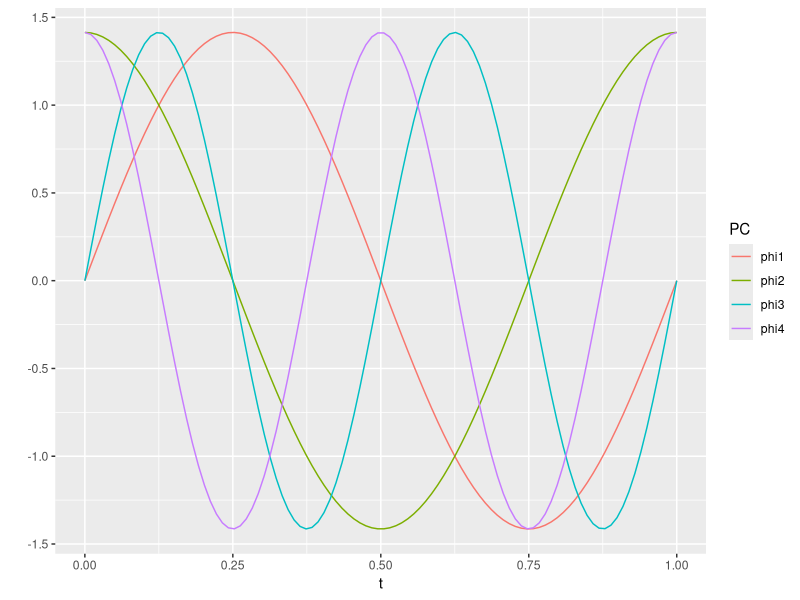
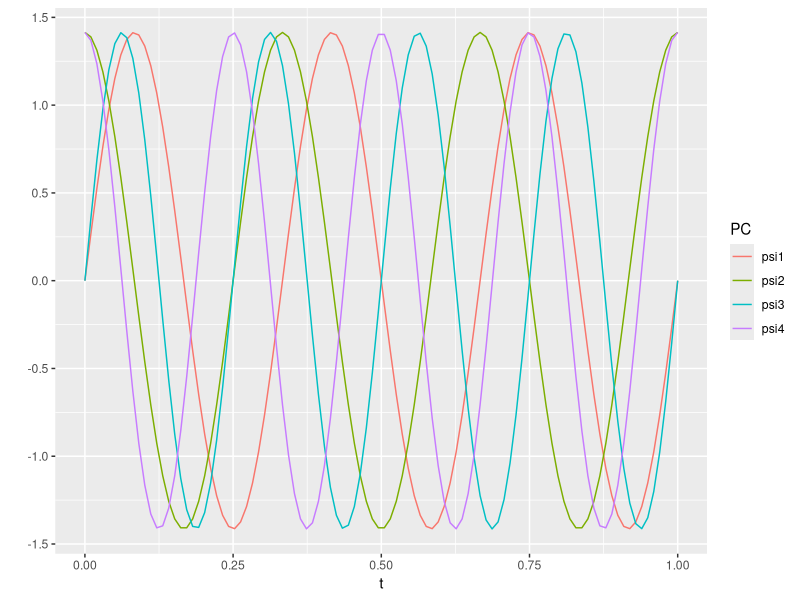
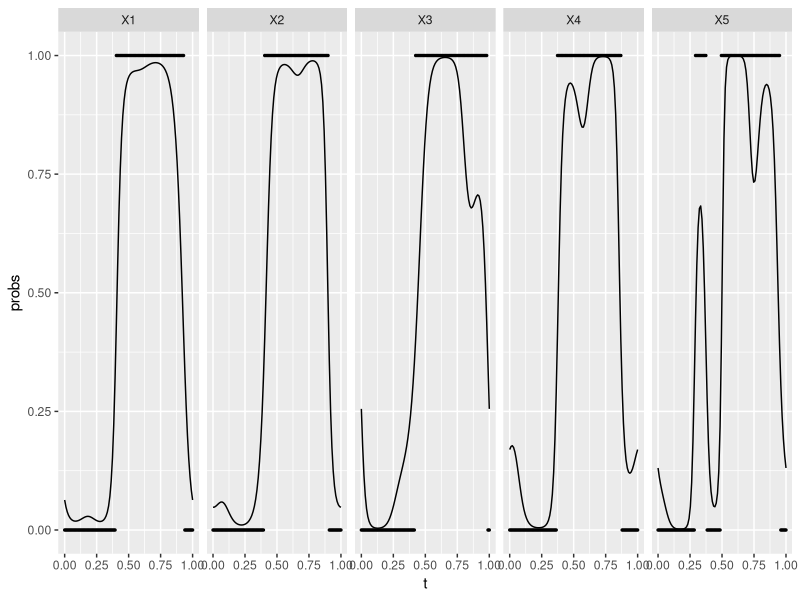
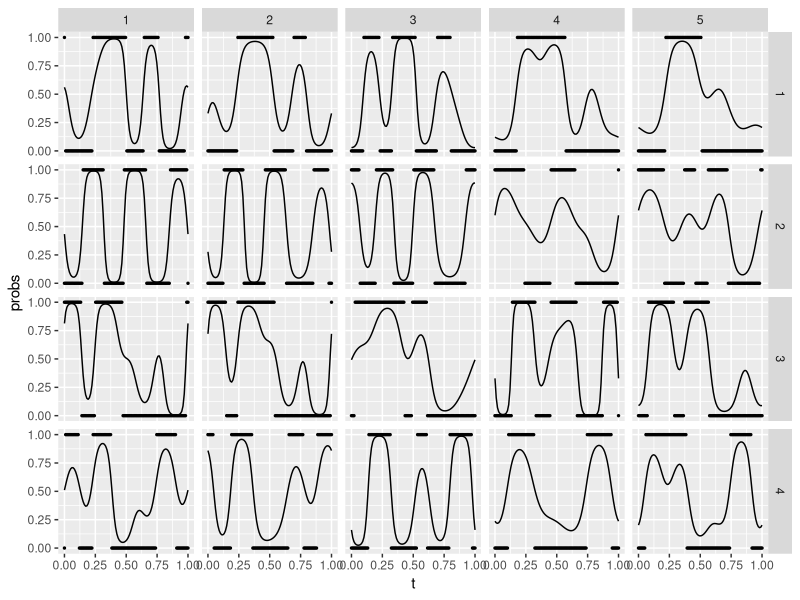

Source code (R) for these figures, in order: (Note: this script raises an error after producing the figures.)
## ---- chunk 1
knitr::opts_chunk$set(echo = TRUE)

set.seed(618)

library(tidyverse)
library(here)
# source(here("Code/gmfpca.R"))
theme_minimal()
## ---- chunk 2
J <- 5
K <- 100
t_vec <- seq(0, 1, length.out = K)
L <- M <- 4
## ---- chunk 3
# level 1 eigenfunctions:
phi_mat <- matrix(NA, nrow = K, ncol = L)
phi_mat[, 1] <- sqrt(2)*sin(2*pi*t_vec)
phi_mat[, 2] <- sqrt(2)*cos(2*pi*t_vec)
phi_mat[, 3] <- sqrt(2)*sin(4*pi*t_vec)
phi_mat[, 4] <- sqrt(2)*cos(4*pi*t_vec)

colnames(phi_mat) <- paste0("phi", 1:L)

phi_mat %>% data.frame() %>%
  mutate(t=t_vec) %>%
  pivot_longer(starts_with("phi")) %>%
  ggplot()+
  geom_line(aes(x=t, y=value, col=name))+
  labs(x="t", y="", col = "PC")

lambda <- 0.5^((1:L)-1)
## ---- chunk 4
# level 2 eigenfunctions:
psi_mat <- matrix(NA, nrow = K, ncol = M)
psi_mat[, 1] <- sqrt(2)*sin(6*pi*t_vec)
psi_mat[, 2] <- sqrt(2)*cos(6*pi*t_vec)
psi_mat[, 3] <- sqrt(2)*sin(8*pi*t_vec)
psi_mat[, 4] <- sqrt(2)*cos(8*pi*t_vec)

colnames(psi_mat) <- paste0("psi", 1:M)

psi_mat %>% data.frame() %>%
  mutate(t=t_vec) %>%
  pivot_longer(starts_with("psi")) %>%
  ggplot()+
  geom_line(aes(x=t, y=value, col=name))+
  labs(x="t", y="", col = "PC")

gamma <- 0.5^((1:M)-1)
## ---- chunk 5
# level 1 score (subject)
xi <- sapply(lambda, function(x){rnorm(1, mean=0, sd = sqrt(x))})
# level 1 random effects
# phi_mat%*%xi


# level 2 score (subject-visit level)
zeta <- sapply(gamma, function(x){rnorm(J, mean=0, sd = sqrt(x))})

# latent function
eta <- 0 + apply(psi_mat %*% t(zeta), 2, function(x){x+phi_mat %*% xi})
## ---- chunk 6
eta %>% data.frame() %>% 
  mutate(t = t_vec) %>%
  pivot_longer(starts_with("X"), names_to = "visit") %>% 
  mutate(probs = plogis(value)) %>%
  mutate(Y = rbernoulli(1, probs)) %>%
  mutate(Y = as.numeric(Y)) %>%
  ggplot()+
  geom_line(aes(x=t, y=probs))+
  geom_point(aes(x=t, y=Y), size = 0.5)+
  facet_wrap(~visit, nrow = 1)

## ---- chunk 7
NI<- 100 # sample size
df_full <- expand.grid(id=1:NI, visit = 1:J, t=t_vec) %>% arrange(id, visit, t)
df_full$eta <- NA

for(i in 1:NI){
  # level 1 score (subject)
  xi <- sapply(lambda, function(x){rnorm(1, mean=0, sd = sqrt(x))})
  # level 2 score (subject-visit level)
  zeta <- sapply(gamma, function(x){rnorm(J, mean=0, sd = sqrt(x))})
  # latent function
  eta_i <- 0 + apply(psi_mat %*% t(zeta), 2, function(x){x+phi_mat %*% xi})
  df_full[df_full$id==i, "eta"] <-  as.vector(eta_i)
  
}

df_full <- df_full %>% mutate(probs = plogis(eta)) %>%
  mutate(Y = rbernoulli(1, probs)) %>%
  mutate(Y = as.numeric(Y))

## ---- chunk 8
df_full %>% data.frame() %>% 
  filter(id %in% 1:4) %>%
  ggplot()+
  geom_line(aes(x=t, y=probs))+
  geom_point(aes(x=t, y=Y), size = 0.5)+
  facet_grid(row = vars(id), col=vars(visit))

save(df_full, file = here("Data/simData.RData"))
